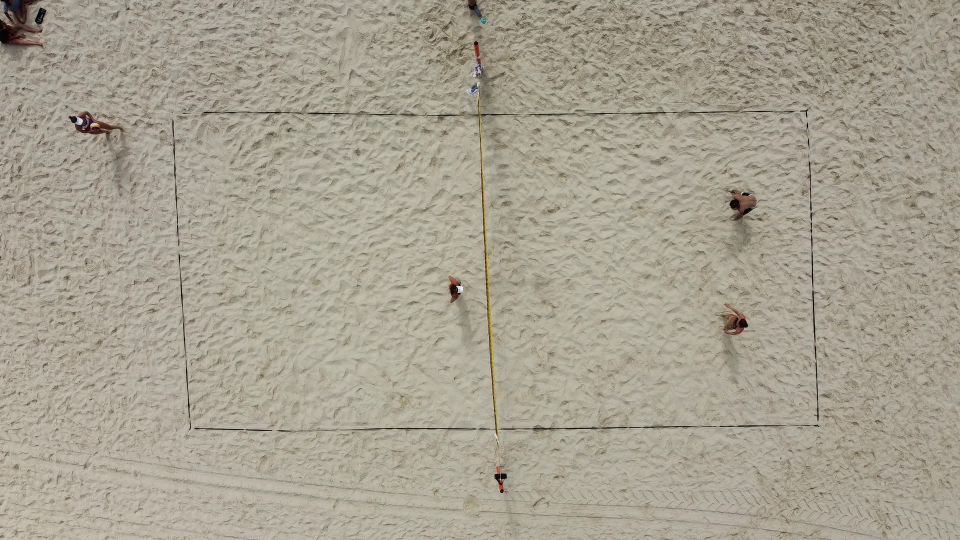
#> input picture utils/FieldDetection/0.jpg, 1920 x 1080 px (shown at 1/2 size)
$ python -i field_detection.py   (imports and definitions only)
#> lines starting #> are read from the running program, lines starting #| are printed output that depends on the picture; after the words box and inside, x2 and y2 are one past the last pixel; in counts of white or black regions, pixels touching at a corner belong together
import cv2
import numpy as np
from .helper import *

WEIGHT_OF_SCREEN = 1274
HEIGHT_OF_SCREEN = 720

# Net Line
NTL = WEIGHT_OF_SCREEN * 0.35  # left threshold of net
NTR = WEIGHT_OF_SCREEN * 0.65  # right threshold of net

# Left line
LTL = WEIGHT_OF_SCREEN * 0.1  # left threshold of left line
LTR = WEIGHT_OF_SCREEN * 0.3  # right threshold of left line

# Right line
RTL = WEIGHT_OF_SCREEN * 0.8  # left threshold of right line
RTR = WEIGHT_OF_SCREEN * 0.95  # right threshold of right line

# Up line
UTT = HEIGHT_OF_SCREEN * 0.1  # up threshold of top line
DTT = HEIGHT_OF_SCREEN * 0.35  # down threshold of top line

# Bottom Line
UTB = HEIGHT_OF_SCREEN * 0.7  # up threshold of Bottom line
DTB = HEIGHT_OF_SCREEN * 0.95  # down threshold of Bottom line


class FieldDetection:
    UpLine = None
    LeftLine = None
    DownLine = None
    RightLine = None
    NetLine = None
    field_center = None

    LeftUp = None
    LeftDown = None
    RightUp = None
    RightDown = None
    Gamma_Min = 51

    def init_frame(self, frame):
        current_frame_gray = cv2.cvtColor(frame, cv2.COLOR_BGR2GRAY)
        # Threshold
        res, binary = cv2.threshold(current_frame_gray, self.Gamma_Min, 255, cv2.THRESH_BINARY)
        # Canny algorithm
        edges = cv2.Canny(binary, 1, 255)
        return edges

    def detect_lines(self, edges):

        # get the lines of te field
        lines = cv2.HoughLinesP(edges, 1, np.pi / 180, 7, np.array([]), 200, 100)

        if lines is not None:
            slopeLines = self.SlopeCalc(lines)
            self.NetLine = self.LinesFilter(slopeLines, NTL, NTR, 0, 2, None)
            self.UpLine = self.LinesFilter(slopeLines, UTT, DTT, 1, 3, False)
            self.LeftLine = self.LinesFilter(slopeLines, LTL, LTR, 0, 2, True)
            self.DownLine = self.LinesFilter(slopeLines, UTB, DTB, 1, 3, False)
            self.RightLine = self.LinesFilter(slopeLines, RTL, RTR, 0, 2, True)

    def detect_field(self, frame):
        edges = self.init_frame(frame)
        self.detect_lines(edges)
        try:

            if self.UpLine is not None and self.LeftLine is not None:
                # Left up corner
                self.LeftUp = self.line_intersection(self.UpLine, self.LeftLine)

            if self.DownLine is not None and self.LeftLine is not None:
                # Left down corner
                self.LeftDown = self.line_intersection(self.DownLine, self.LeftLine)

            if self.DownLine is not None and self.RightLine is not None:
                # Right down corner
                self.RightDown = self.line_intersection(self.DownLine, self.RightLine)

            if self.UpLine is not None and self.RightLine is not None:
                # Right up corner
                self.RightUp = self.line_intersection(self.UpLine, self.RightLine)

            if self.NetLine:
                self.field_center = (self.NetLine[0] + self.NetLine[2]) // 2

            return self.LeftUp, self.LeftDown, self.RightDown, self.RightUp, self.NetLine, self.field_center

        except NameError:
            print("FieldDetection.detect_field: error occurred")

    def det(self, a, b):
        return a[0] * b[1] - a[1] * b[0]

    def line_intersection(self, line1, line2):

        x1, y1, x2, y2 = line1
        a1, b1, a2, b2 = line2

        xdiff = (x1 - x2, a1 - a2)
        ydiff = (y1 - y2, b1 - b2)

        try:
            div = self.det(xdiff, ydiff)
            if div == 0:
                print("lines do not intersect")
                # raise Exception('lines do not intersect')
            else:
                d = (self.det((x1, y1), (x2, y2)), self.det((a1, b1), (a2, b2)))
                x = self.det(d, xdiff) / div
                y = self.det(d, ydiff) / div
                return int(x), int(y)
        except NameError:
            print("lines do not intersect")

    def SlopeCalc(self, lines):
        Angle_Sum = np.array([(180 / np.pi) * np.arctan2(lines[:, :, 3] - lines[:, :, 1],
                                                         lines[:, :, 2] - lines[:, :, 0])])
        Angle_Sum = Angle_Sum.reshape(Angle_Sum.shape[1], Angle_Sum.shape[0], Angle_Sum.shape[2])
        slopeLines = np.append(lines, Angle_Sum, axis=2)
        return slopeLines

    def LinesFilter(self, slopeLines, threshold1, threshold2, x, y, isVertical):

        if isVertical:
            slopeLines = slopeLines[slopeLines[..., 4] > 70]  # slope

        elif isVertical is None:
            slopeLines = slopeLines[slopeLines[..., 4] > 50]  # slope

        else:
            slopeLines = slopeLines[slopeLines[..., 4] < 5]  # slope

        if slopeLines is not None:
            slopeLines = slopeLines[slopeLines[..., x] > threshold1]  # x1
        if slopeLines is not None:
            slopeLines = slopeLines[slopeLines[..., x] < threshold2]  # x1
        if slopeLines is not None:
            slopeLines = slopeLines[slopeLines[..., y] > threshold1]  # x2
        if slopeLines is not None:
            slopeLines = slopeLines[slopeLines[..., y] < threshold2]  # x2

        if len(slopeLines) >= 1:
            X1 = np.mean(slopeLines[..., 0])  # x1
            X2 = np.mean(slopeLines[..., 2])  # y1
            Y1 = np.mean(slopeLines[..., 1])  # x2
            Y2 = np.mean(slopeLines[..., 3])  # y2
            avgLine = int(X1), int(Y1), int(X2), int(Y2)
            return avgLine

    # [55 lines left out: functions draw_field, draw_field_lines, calibration, not called in this run]

>>> import cv2
>>> picture = cv2.imread('FieldDetection/0.jpg')
#> picture is the input picture: shape (1080, 1920, 3); mean B, G, R 145.5, 160.9, 167
>>> result = FieldDetection().detect_field(picture)
#> in init_frame, `res, binary = cv2.threshold(current_frame_gray, self.Gamma_Min, 255, c..`:
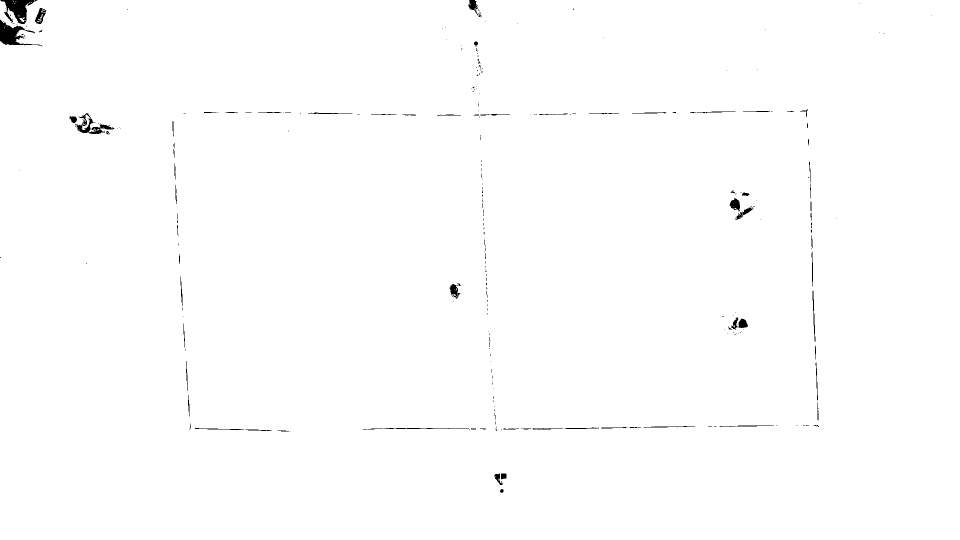
#> binary: shape (1080, 1920) (shown at 1/2 size); 99.5% white; 287 black regions (216 under 20 px), largest, box (x1, y1, x2, y2) and area: (1, 0, 75, 48) 1624, (0, 39, 85, 93) 1623, (150, 226, 228, 268) 932
#> in init_frame, `res, binary = cv2.threshold(current_frame_gray, self.Gamma_Min, 255, c..`: res = 51
#> in init_frame, `edges = cv2.Canny(binary, 1, 255)`:
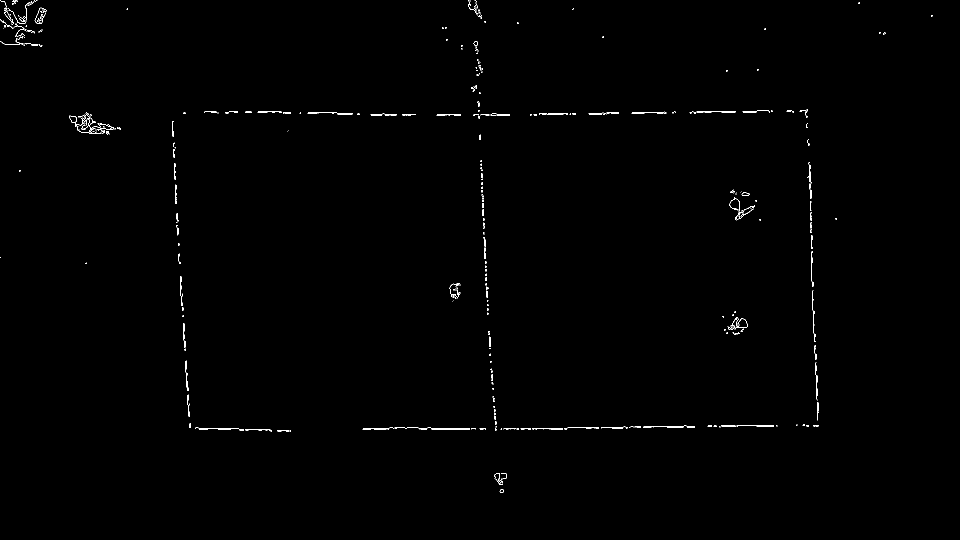
#> edges: shape (1080, 1920) (shown at 1/2 size); 0.38% white in thin lines or dots, all inside (x1, y1, x2, y2) = (0, 0, 1865, 986)
#> in detect_lines, `lines = cv2.HoughLinesP(edges, 1, np.pi / 180, 7, np.array([]), 200, 1..`: lines = 27 rows, first 6: [953, 9, 961, 230], [938, 859, 1486, 850], [920, 231, 1613, 219], [1068, 230, 1614, 221], [1612, 220, 1634, 852], [963, 382, 983, 766]
#> in SlopeCalc, `Angle_Sum = np.array([(180 / np.pi) * np.arctan2(lines[:, :, 3] - line..`: Angle_Sum = 27 values, max 88.12 at index 8, min -0.992 at index 2, mean 54.75
#> in SlopeCalc, `slopeLines = np.append(lines, Angle_Sum, axis=2)`: slopeLines = 27 rows, first 6: [953, 9, 961, 230, 87.93], [938, 859, 1486, 850, -0.941], [920, 231, 1613, 219, -0.992], [1068, 230, 1614, 221, -0.944], [1612, 220, 1634, 852, 88.01], [963, 382, 983, 766, 87.02]
#> in LinesFilter, `slopeLines = slopeLines[slopeLines[..., 4] > 50]`: slopeLines = 17 rows, first 6: [953, 9, 961, 230, 87.93], [1612, 220, 1634, 852, 88.01], [963, 382, 983, 766, 87.02], [1614, 218, 1636, 853, 88.02], [946, 19, 995, 963, 87.03], [1615, 218, 1625, 523, 88.12]
#> in LinesFilter, `slopeLines = slopeLines[slopeLines[..., x] > threshold1]`: slopeLines = 13 rows, first 6: [953, 9, 961, 230, 87.93], [1612, 220, 1634, 852, 88.01], [963, 382, 983, 766, 87.02], [1614, 218, 1636, 853, 88.02], [946, 19, 995, 963, 87.03], [1615, 218, 1625, 523, 88.12]
#> in LinesFilter, `slopeLines = slopeLines[slopeLines[..., x] < threshold2]`: slopeLines = empty array
#> in detect_lines, `self.UpLine = self.LinesFilter(slopeLines, UTT, DTT, 1, 3, False)`: self.UpLine = (800, 226, 1241, 225)
#> in LinesFilter (call 3), `slopeLines = slopeLines[slopeLines[..., 4] > 70]`: slopeLines = 17 rows, first 6: [953, 9, 961, 230, 87.93], [1612, 220, 1634, 852, 88.01], [963, 382, 983, 766, 87.02], [1614, 218, 1636, 853, 88.02], [946, 19, 995, 963, 87.03], [1615, 218, 1625, 523, 88.12]
#> in detect_lines, `self.LeftLine = self.LinesFilter(slopeLines, LTL, LTR, 0, 2, True)`: self.LeftLine = (353, 443, 376, 790)
#> in line_intersection, `x1, y1, x2, y2 = line1`: x1 = 800; y1 = 226; x2 = 1241; y2 = 225
#> in line_intersection, `a1, b1, a2, b2 = line2`: a1 = 353; b1 = 443; a2 = 376; b2 = 790
#> in line_intersection, `xdiff = (x1 - x2, a1 - a2)`: xdiff = (-441, -23)
#> in line_intersection, `ydiff = (y1 - y2, b1 - b2)`: ydiff = (1, -347)
#> in line_intersection, `div = self.det(xdiff, ydiff)`: div = 153050
#> in line_intersection, `d = (self.det((x1, y1), (x2, y2)), self.det((a1, b1), (a2, b2)))`: d = (-100466, 112302)
#> in line_intersection, `x = self.det(d, xdiff) / div`: x = 338.7
#> in line_intersection, `y = self.det(d, ydiff) / div`: y = 227
#> in detect_field, `self.LeftUp = self.line_intersection(self.UpLine, self.LeftLine)`: self.LeftUp = (338, 227)
#> result = 6 items
